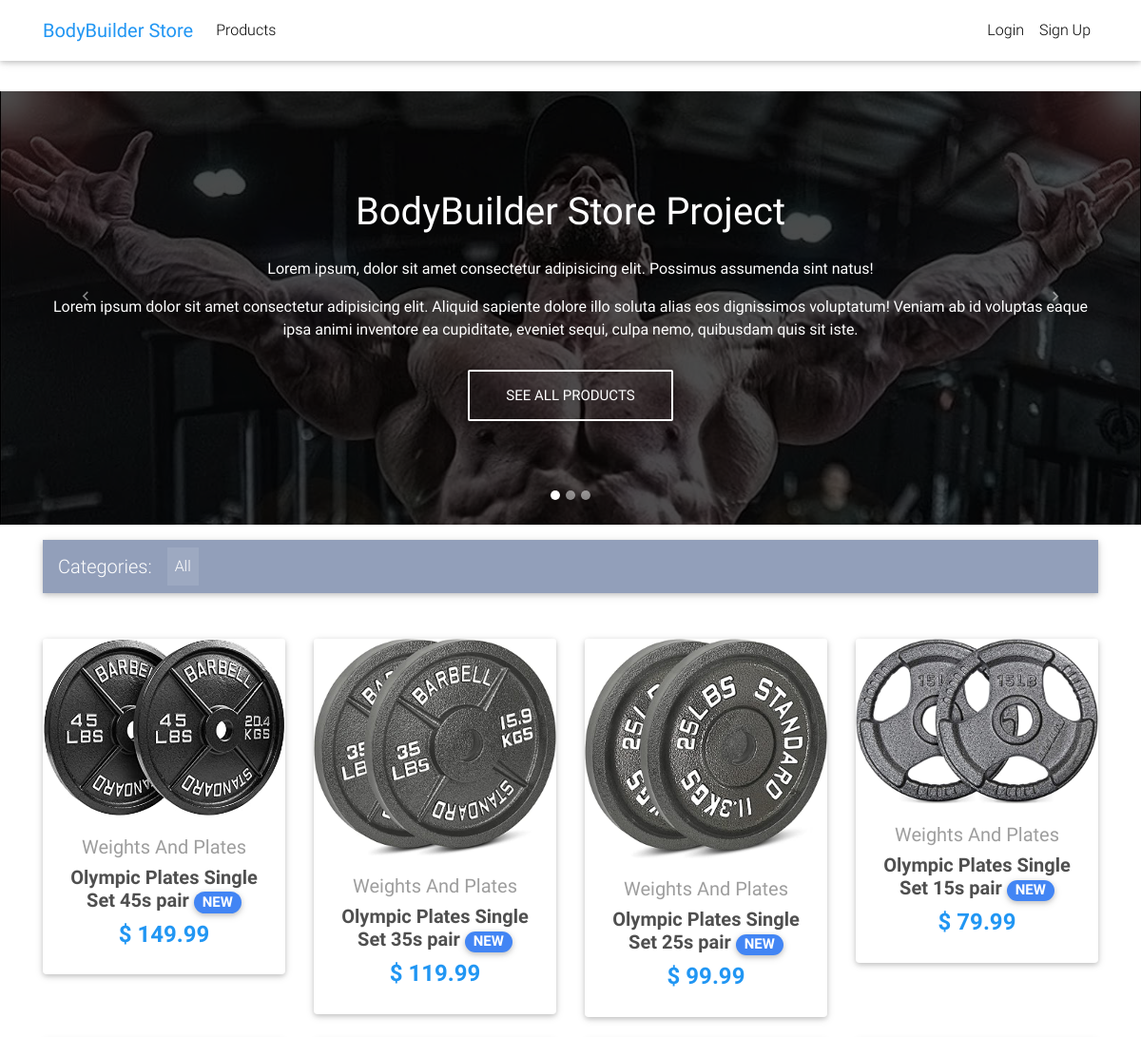
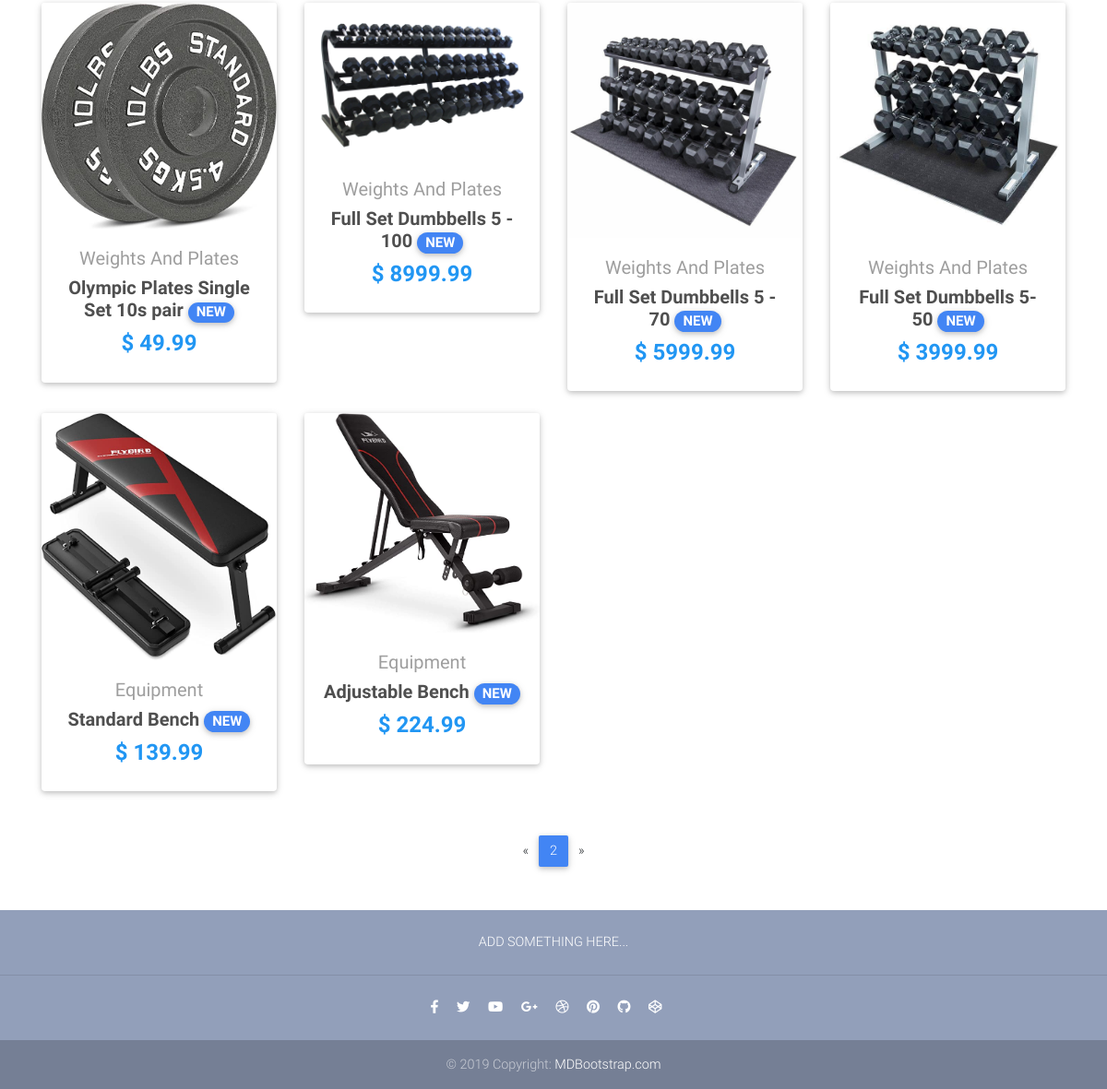
Screenshot of /?page=2 with the database file from the repository (2 pictures, top to bottom).
### core/models.py (models this page shows, shortened)
class Item(models.Model):
    title = models.CharField(max_length=100)
    price = models.DecimalField(max_digits=6, decimal_places=2)
    discount_price = models.DecimalField(max_digits=6, decimal_places=2, blank=True, null=True)
    category = models.CharField(choices=CATEGORY_CHOICES, max_length=2)
    label = models.CharField(choices=LABEL_CHOICES, max_length=2)
    slug = models.SlugField()
    description = models.TextField()
    image = models.ImageField(blank=True, null=True)
    def get_absolute_url(self):
        return reverse("core:product", kwargs={
            'slug': self.slug
        })

### core/views.py (the view)
# urls.py: path('', HomeView.as_view(), name='home'),
class HomeView(ListView):
    model = Item
    paginate_by = 10
    template_name = "home.html"

### core/templates/home.html (shortened to what this page needs)
{% extends "base.html" %}
{% block content %}
  <div id="carousel-example-1z" class="carousel slide carousel-fade pt-4" data-ride="carousel">
    <ol class="carousel-indicators">
      <li data-target="#carousel-example-1z" data-slide-to="0" class="active"></li>
      <li data-target="#carousel-example-1z" data-slide-to="1"></li>
      <li data-target="#carousel-example-1z" data-slide-to="2"></li>
    </ol>
    <div class="carousel-inner" role="listbox">
      <div class="carousel-item active">
        <div class="view" style="background-image: url('/media/bodybuilder1.jpeg'); background-repeat: no-repeat; background-size: cover;">
          <div class="mask rgba-black-strong d-flex justify-content-center align-items-center">
            <div class="text-center white-text mx-5 wow fadeIn">
              <h1 class="mb-4">
                <strong>BodyBuilder Store Project</strong>
              </h1>
              <p>
                <strong>Lorem ipsum, dolor sit amet consectetur adipisicing elit. Possimus assumenda sint natus!</strong>
              </p>
              <p class="mb-4 d-none d-md-block">
                <strong>Lorem ipsum dolor sit amet consectetur adipisicing elit. Aliquid sapiente dolore illo soluta alias eos dignissimos voluptatum! Veniam ab id voluptas eaque ipsa animi inventore ea cupiditate, eveniet sequi, culpa nemo, quibusdam quis sit iste.</strong>
              </p>
              <a target="_blank" href="/products" class="btn btn-outline-white btn-lg">See All Products
              </a>
            </div>
          </div>
        </div>
      </div>
    </div>
    <a class="carousel-control-prev" href="#carousel-example-1z" role="button" data-slide="prev">
      <span class="carousel-control-prev-icon" aria-hidden="true"></span>
    </a>
    <a class="carousel-control-next" href="#carousel-example-1z" role="button" data-slide="next">
      <span class="carousel-control-next-icon" aria-hidden="true"></span>
    </a>
  </div>
  <main>
    <div class="container">
      <nav class="navbar navbar-expand-lg navbar-dark mdb-color lighten-3 mt-3 mb-5">
        <span class="navbar-brand">Categories:</span>
        <div class="collapse navbar-collapse" id="basicExampleNav">
          <ul class="navbar-nav mr-auto">
            <li class="nav-item active">
              <a class="nav-link" href="#">All
              </a>
            </li>
          </ul>
        </div>
      </nav>
      <section class="text-center mb-4">
        <div class="row wow fadeIn">
          {% for item in object_list %}
          <div class="col-lg-3 col-md-6 mb-4">
            <div class="card">
              <div class="view overlay">
                {% if not item.image %}
                <img src="https://mdbootstrap.com/img/Photos/Horizontal/E-commerce/Vertical/12.jpg" class="card-img-top" alt="image">
                {% else %}
                <img class="card-img-top" src="{{ item.image.url }}" alt="image">
                {% endif %}
              </div>
              <div class="card-body text-center">
                <a href="" class="grey-text">
                  <h5>{{item.get_category_display}}</h5>
                </a>
                <h5>
                  <strong>
                    <a href="{{ item.get_absolute_url }}" class="dark-grey-text">{{item.title}}
                      <span class="badge badge-pill {{item.get_label_display}}-color">NEW</span>
                    </a>
                  </strong>
                </h5>
                <h4 class="font-weight-bold blue-text">
                  <strong>$
                    {% if item.discount_price %}
                      {{item.discount_price}}
                    {% else %}
                      {{item.price}}
                    {% endif%}
                  </strong>
                </h4>
              </div>
            </div>
          </div>
          {% endfor %}
        </div>
      </section>
      {% if is_paginated %}
      <nav class="d-flex justify-content-center wow fadeIn">
        <ul class="pagination pg-blue">
          {% if page_obj.has_previous %}
          <li class="page-item">
            <a class="page-link" href="?page={{page_obj.previous_page_number}}" aria-label="Previous">
              <span aria-hidden="true">&laquo;</span>
            </a>
          </li>
          {% endif %}
          <li class="page-item active">
            <a class="page-link" href="?page={{ page_obj.number }}">{{ page_obj.number }}
            </a>
          </li>
          {% if page_obj.has_next %}
          <li class="page-item">
            <a class="page-link" href="?page={{ page_obj.next_page_number }}" aria-label="Next">
              <span aria-hidden="true">&raquo;</span>
            </a>
          </li>
          {% endif %}
        </ul>
      </nav>
      {% endif %}
    </div>
  </main>
{% endblock content %}

### core/templates/base.html (style rules this page uses)
html, body, header, .carousel { height: 60vh; }

### rows the page displays
Item: image (picture), category "Weights And Plates", title "Olympic Plates Single Set 45s pair", price "149.99"
Item: image (picture), category "Weights And Plates", title "Olympic Plates Single Set 35s pair", price "119.99"
Item: image (picture), category "Weights And Plates", title "Olympic Plates Single Set 25s pair", price "99.99"
Item: image (picture), category "Weights And Plates", title "Olympic Plates Single Set 15s pair", price "79.99"
Item: image (picture), category "Weights And Plates", title "Olympic Plates Single Set 10s pair", price "49.99"
Item: image (picture), category "Weights And Plates", title "Full Set Dumbbells 5 - 100", discount_price "8999.99"
Item: image (picture), category "Weights And Plates", title "Full Set Dumbbells 5 - 70", discount_price "5999.99"
Item: image (picture), category "Weights And Plates", title "Full Set Dumbbells 5-50", discount_price "3999.99"
Item: image (picture), category "Equipment", title "Standard Bench", discount_price "139.99"
Item: image (picture), category "Equipment", title "Adjustable Bench", discount_price "224.99"

### other values shown
{{ page_obj.number }} "2"
